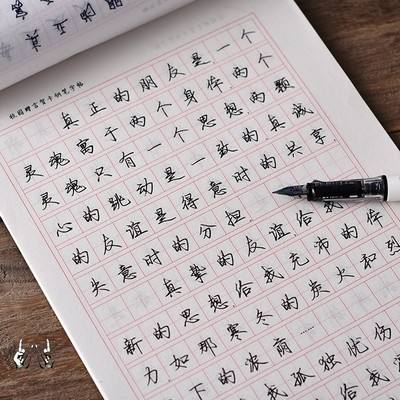
#> input picture chapter6/static/line.png, 400 x 400 px, found by its file name
$ python 'line _detection.py'
#> lines starting #> are read from the running program, lines starting #| are printed output that depends on the picture; after the words box and inside, x2 and y2 are one past the last pixel; in counts of white or black regions, pixels touching at a corner belong together; long printed decimals are rounded
#> in main, src is the input picture: shape (400, 400, 3); mean B, G, R 172.6, 171.9, 181.5
"""
直线检测:霍夫直线检测
步骤：
1.灰度图像cvtColor
2.边缘检测Canny
3.对边缘检测的结果进行霍夫直线检测
demo:
1.HoughLines（直接划出直线）
2.HoughLinesP（自定义参数划出线段）
"""

import cv2 as cv
import numpy as np

line_img_path = r'.\static\line.png'


def line_detection(image):
    gray = cv.cvtColor(image, cv.COLOR_BGR2GRAY)
    edges = cv.Canny(gray, 50, 150, apertureSize=3)
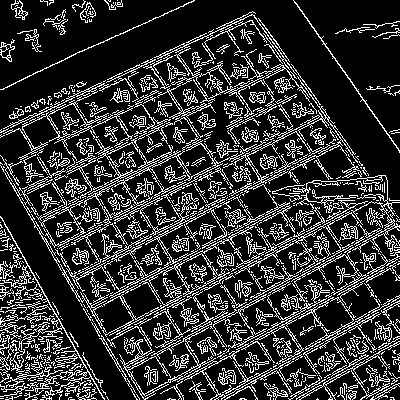
#> edges: shape (400, 400); 20.3% white in thin lines or dots
    # threshold为边缘提取的低值，高值会会自己选择
    lines = cv.HoughLines(edges, 1, np.pi / 180, threshold=200)
#> lines = [[352, 1.08], [283, 1.1], [-91, 2.57], [281, 1.1], [-93, 2.57], [119, 1.13], [350, 1.08], [279, 1.1], [19, 2.6], [117, 1.13], [384, 1.08], [-39, 2.58]]
    for line in lines:
        print(type(lines))
        rho, theta = line[0]
        a = np.cos(theta)
        b = np.sin(theta)
        x0 = a * rho
        y0 = b * rho
        x1 = int(x0 + 1000 * (-b))
        y1 = int(y0 + 1000 * (a))
        x2 = int(x0 - 1000 * (-b))
        y2 = int(y0 - 1000 * (a))
        cv.line(image, (x1, y1), (x2, y2), (0, 0, 255), 2)
        cv.imshow("image-lines", image)
#> this loop made 12 passes
#> (rho, theta, a, b, x0, y0, x1, y1) on passes 1 to 12: (352, 1.08, 0.469, 0.883, 165.3, 310.8, -717, 780), (283, 1.1, 0.454, 0.891, 128.5, 252.2, -762, 706), (-91, 2.57, -0.839, 0.545, 76.32, -49.56, -468, -888), (281, 1.1, 0.454, 0.891, 127.6, 250.4, -763, 704), (-93, 2.57, -0.839, 0.545, 78, -50.65, -466, -889), (119, 1.13, 0.423, 0.906, 50.29, 107.9, -856, 530), (350, 1.08, 0.469, 0.883, 164.3, 309, -718, 778), (279, 1.1, 0.454, 0.891, 126.7, 248.6, -764, 702), (19, 2.6, -0.857, 0.515, -16.29, 9.79, -531, -847), (117, 1.13, 0.423, 0.906, 49.45, 106, -856, 528), (384, 1.08, 0.469, 0.883, 180.3, 339.1, -702, 808), (-39, 2.58, -0.848, 0.53, 33.07, -20.67, -496, -868)
#| <class 'numpy.ndarray'>
#| <class 'numpy.ndarray'>
#| <class 'numpy.ndarray'>
#| <class 'numpy.ndarray'>
#| <class 'numpy.ndarray'>
#| <class 'numpy.ndarray'>
#| <class 'numpy.ndarray'>
#| <class 'numpy.ndarray'>
#> (further printed lines are left out)
#> pass 1, in line_detection, `cv.imshow("image-lines", image)`:
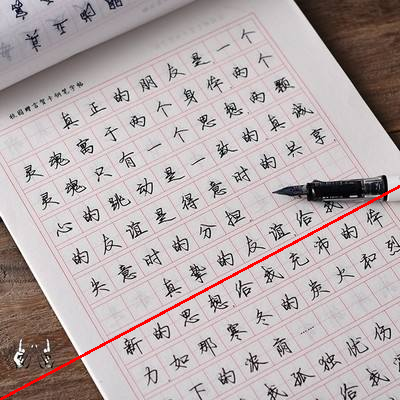
#> window 'image-lines': shape (400, 400, 3); mean B, G, R 171.3, 170.5, 182
#> after the loop:
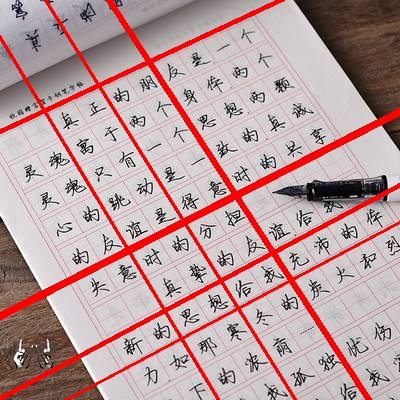
#> image: shape (400, 400, 3); 8.39% of pixels changed, all inside (x1, y1, x2, y2) = (0, 0, 400, 400)


def line_detect_possible_demo(image):
    gray = cv.cvtColor(image, cv.COLOR_BGR2GRAY)
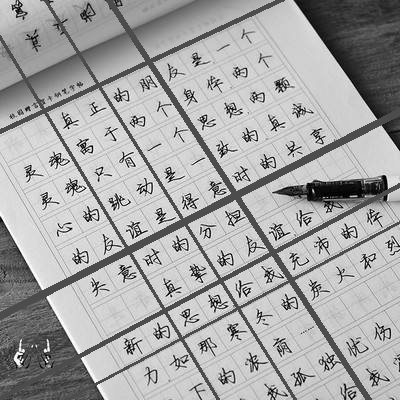
#> gray: shape (400, 400); min 0, max 255, mean 165.7
    edges = cv.Canny(gray, 50, 150, apertureSize=3)
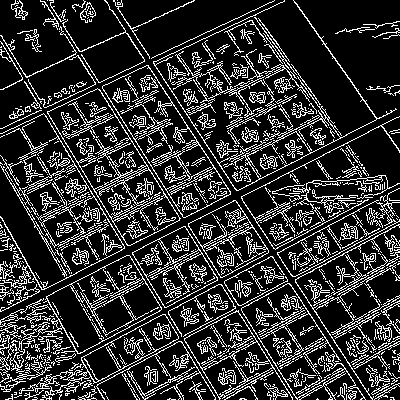
#> edges: shape (400, 400); 19.5% white in thin lines or dots
    # minLineLength最小的那种线的长度，容忍的最大断线长度maxLineGap，threshold为边缘提取的低值，高值会会自己选择
    lines = cv.HoughLinesP(edges, 1, np.pi / 180, threshold=150, minLineLength=50, maxLineGap=10)
#> lines = 33 rows, first 6: [47, 0, 296, 398], [113, 1, 370, 397], [0, 311, 391, 112], [45, 2, 292, 397], [1, 35, 219, 399], [105, 0, 364, 398]
    for line in lines:
        print(type(line))
        x1, y1, x2, y2 = line[0]
        cv.line(image, (x1, y1), (x2, y2), (0, 0, 255), 2)
        cv.imshow("line_detect_possible_demo", image)
#> this loop made 33 passes
#> (x1, y1, x2, y2) on passes 1 to 12: (47, 0, 296, 398), (113, 1, 370, 397), (0, 311, 391, 112), (45, 2, 292, 397), (1, 35, 219, 399), (105, 0, 364, 398), (82, 389, 399, 221), (0, 41, 215, 399), (94, 386, 399, 224), (30, 379, 367, 200), (169, 310, 398, 188), (0, 133, 284, 1)
#| <class 'numpy.ndarray'>
#| <class 'numpy.ndarray'>
#| <class 'numpy.ndarray'>
#| <class 'numpy.ndarray'>
#| <class 'numpy.ndarray'>
#| <class 'numpy.ndarray'>
#| <class 'numpy.ndarray'>
#| <class 'numpy.ndarray'>
#> (further printed lines are left out)
#> pass 1, in line_detect_possible_demo, `cv.imshow("line_detect_possible_demo", image)`:
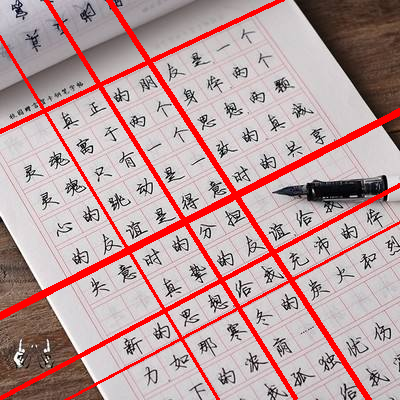
#> window 'line_detect_possible_demo': shape (400, 400, 3); mean B, G, R 156.4, 155.8, 186.8
#> after the loop:
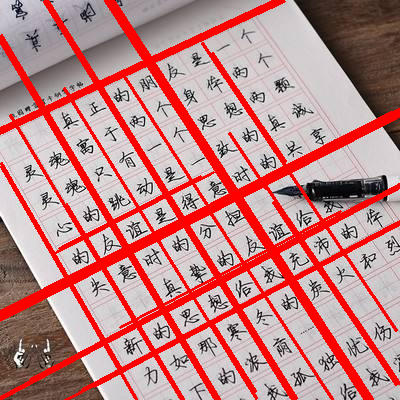
#> image: shape (400, 400, 3); 11.25% of pixels changed, all inside (x1, y1, x2, y2) = (0, 0, 400, 400)


def main():
    src = cv.imread(line_img_path)
    cv.namedWindow('img', cv.WINDOW_AUTOSIZE)
    cv.imshow('img', src)

    begin_time = cv.getTickCount()

    line_detection(src)

    line_detect_possible_demo(src)

    end_time = cv.getTickCount()
    print('run time (s): %s' % ((end_time - begin_time) / cv.getTickFrequency()))
#| run time (s): 0.1541

    cv.waitKey(0)
    cv.destroyAllWindows()


if __name__ == '__main__':
    main()
